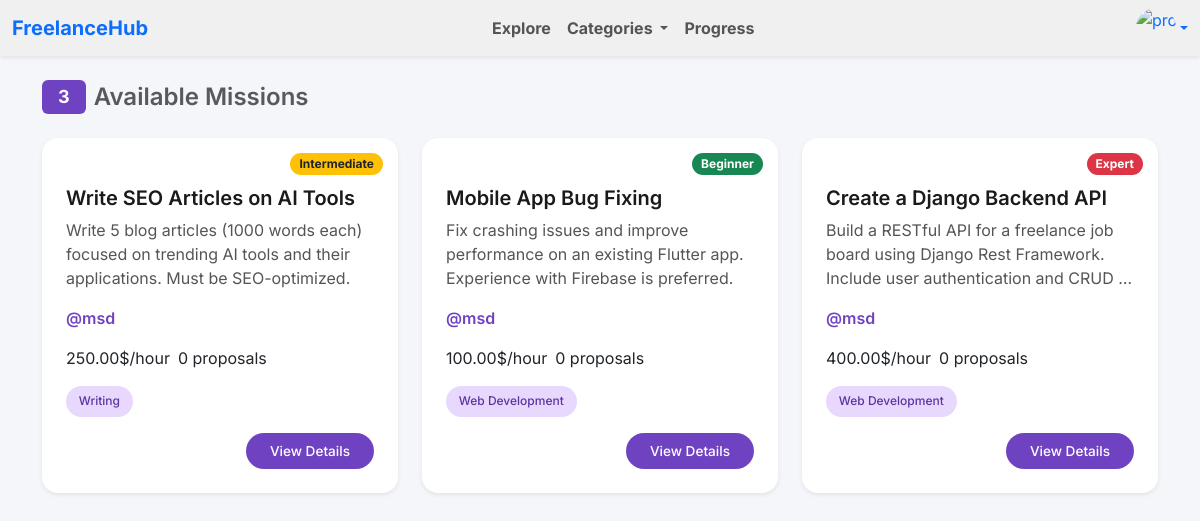
The page /freelancer/dashboard/ (signed in) on the database its author committed.
### client/models.py (models this page shows)
class Mission(models.Model):
    LEVEL_CHOICES = [
        ('beginner', 'Beginner'),
        ('intermediate', 'Intermediate'),
        ('expert', 'Expert'),
    ]
    CATEGORY_CHOICES = [
        ('web_dev', 'Web Development'),
        ('design', 'Design'),
        ('writing', 'Writing'),
        ('marketing', 'Marketing'),
        ('other', 'other'),
    ]
    STATUS_CHOICES = [
        ('open', 'Open'),
        ('in_progress', 'In Progress'),
        ('completed', 'Completed'),
    ]
    client = models.ForeignKey(Client, on_delete=models.CASCADE, related_name='missions')
    title = models.CharField(max_length=255)
    description = models.TextField(blank=True)
    ai_tasks = models.TextField(blank=True)
    price = models.DecimalField(max_digits=8, decimal_places=2)
    category = models.CharField(max_length=255, choices=CATEGORY_CHOICES, default='other')
    level = models.CharField(max_length=15, choices=LEVEL_CHOICES, default='unknown')
    status = models.CharField(max_length=255, choices=STATUS_CHOICES, default='open')
    created_at = models.DateTimeField(auto_now_add=True)
    def get_level_badge_class(self):
        return {
            'beginner': 'bg-success',
            'intermediate': 'bg-warning text-dark',
            'expert': 'bg-danger'   ,
        }.get(self.level, 'bg-secondary')

class Client(models.Model):
    user = models.OneToOneField(User, on_delete=models.CASCADE, related_name='client_profile')
    pfp = models.ImageField(upload_to='uploads/', default='uploads/default.jpg')
    company_name = models.CharField(max_length=255, default='not provided')
    phone_number = models.CharField(max_length=15, default='not provided')
    country = CountryField(default='MA',blank=True, null=True)
    bio = models.TextField(blank=True, default='No Bio provided')
    email = models.EmailField(blank=True, default='No Email provided', null=True)

### freelancer/views.py (the view)
# urls.py: path('dashboard/', views.dashboard, name='dashboard'),
@login_required
def dashboard(request):
    category = request.GET.get('category')
    missions = Mission.objects.filter(status='open')
    if category:
        missions = missions.filter(category=category)
    missions = missions.annotate(proposal_count=Count('applications'))
    count = missions.count()
    return render(request, 'freelancer/dashboard.html', {
        'missions': missions,
        'count': count,
        'selected_category': category
    })

### freelancer/templates/freelancer/dashboard.html (shortened to what this page needs)
{% extends 'main.html' %}
{% block nav %}
    {% include "navbar.html" with logged_in=True %}
{% endblock %}
{% block content %}
    <div class="container mt-4">
        <h4 class="mb-4 d-flex align-items-center gap-2">
            <span class="badge badge-custom px-3 py-2">{{ count }}</span>
            <span class="text-muted">Available Missions</span>
        </h4>
        <div class="row g-4">
            {% for m in missions %}
                <div class="col-md-6 col-lg-4">
                    <div class="card mission-card card-hover h-100 shadow-sm border-0 rounded-4">
                        <div class="card-body d-flex flex-column justify-content-between pt-5 px-4 pb-4">
                            <span class="badge {{ m.get_level_badge_class }} position-absolute"
                                  style="top: 15px; right: 15px; z-index: 1; font-size: 0.75rem; padding: 0.4em 0.75em; border-radius: 50px;">
                                {{ m.level|title }}
                            </span>
                            <div>
                                <h5 class="card-title mb-2">{{ m.title }}</h5>
                                <p class="card-text text-muted-small mb-3">{{ m.description|truncatewords:18 }}</p>
                            </div>
                            <div class="mb-3">
                            <span tabindex="0"
                                  role="button"
                                  data-bs-toggle="popover"
                                  data-bs-trigger="focus"
                                  data-bs-html="true"
                                  data-bs-title="Contact Info"
                                  data-bs-custom-class="custom-popover"
                                  data-bs-content="<strong>Phone:</strong> {{ m.client.phone_number }}<br><strong>Company:</strong> {{ m.client.company_name }}"
                                  class="text-purple fw-semibold username-hover"
                                  style="cursor: pointer;">
                                @{{ m.client.user.username }}
                            </span>
                            </div>
                            <div class="mb-3 d-flex flex-wrap align-items-center gap-2">
                                <span class="price-tag">{{ m.price }}$/hour</span>
                                <span class="text-muted-small">{{ m.proposal_count }} proposal{{ m.proposal_count|pluralize }}</span>
                            </div>
                            <div class="mb-3">
                                <span class="mission-tag bg-category-{{ m.category }}">
                                    {{ m.get_category_display }}
                                </span>
                            </div>
                            <div class="text-end mt-auto">
                                <a href="{% url 'freelancer:mission_detail' m.pk %}"
                                   class="btn btn-view rounded-pill px-4 py-2">
                                    View Details
                                </a>
                            </div>
                        </div>
                    </div>
                </div>
            {% endfor %}
        </div>
    </div>
{% endblock content %}

### templates/main.html (style rules this page uses)
body { font-family: 'Inter', sans-serif; background-color: #f4f6f9; color: #333; }
.card { background-color: #ffffff; border: 1px solid #e1e1e1; border-radius: 1rem; box-shadow: 0 4px 10px rgba(0, 0, 0, 0.08); transition: transform 0.2s ease, box-shadow 0.2s ease; }
.card-title { color: #1a1a1a; }
.card-text { color: #555; }
.badge { background-color: #6f42c1; color: #fff; }
.text-purple { color: #6f42c1 !important; }
.rounded-pill { font-size: 0.85rem; font-weight: 500; }
h1, h2, h3, h4, h5 { font-weight: 600; }

### freelancer/templates/freelancer/dashboard.html (style rules this page uses)
body { background-color: #f4f6f9; color: #333; }
.card { background-color: #ffffff; border: 1px solid #e1e1e1; border-radius: 1rem; box-shadow: 0 4px 10px rgba(0, 0, 0, 0.08); transition: transform 0.2s ease, box-shadow 0.2s ease; }
.card-title { color: #1a1a1a; }
.card-text { color: #555; }
.badge { background-color: #6f42c1; color: #fff; }
.text-purple { color: #6f42c1 !important; }
.btn-view { background-color: #6f42c1; border: none; color: #fff !important; transition: background-color 0.2s ease; }
.mission-tag { display: inline-block; padding: 0.4rem 0.8rem; font-size: 0.75rem; font-weight: 500; background-color: #e9d8fd; color: #5a35a0; border-radius: 20px; text-transform: capitalize; transition: background-color 0.2s ease, color 0.2s ease; }

### rows shown on the page
Mission: level "Intermediate", title "Write SEO Articles on AI Tools", description "Write 5 blog articles (1000 words each) focused on trending AI tools and their applications. Must be SEO-optimized.", client.user.username "msd", price "250.00", proposal_count "0", category "Writing"
Mission: level "Beginner", title "Mobile App Bug Fixing", description "Fix crashing issues and improve performance on an existing Flutter app. Experience with Firebase is preferred.", client.user.username "msd", price "100.00", proposal_count "0", category "Web Development"
Mission: level "Expert", title "Create a Django Backend API", description "Build a RESTful API for a freelance job board using Django Rest Framework. Include user authentication and CRUD …", client.user.username "msd", price "400.00", proposal_count "0", category "Web Development"

### other values the page prints
{{ count }} "3"
